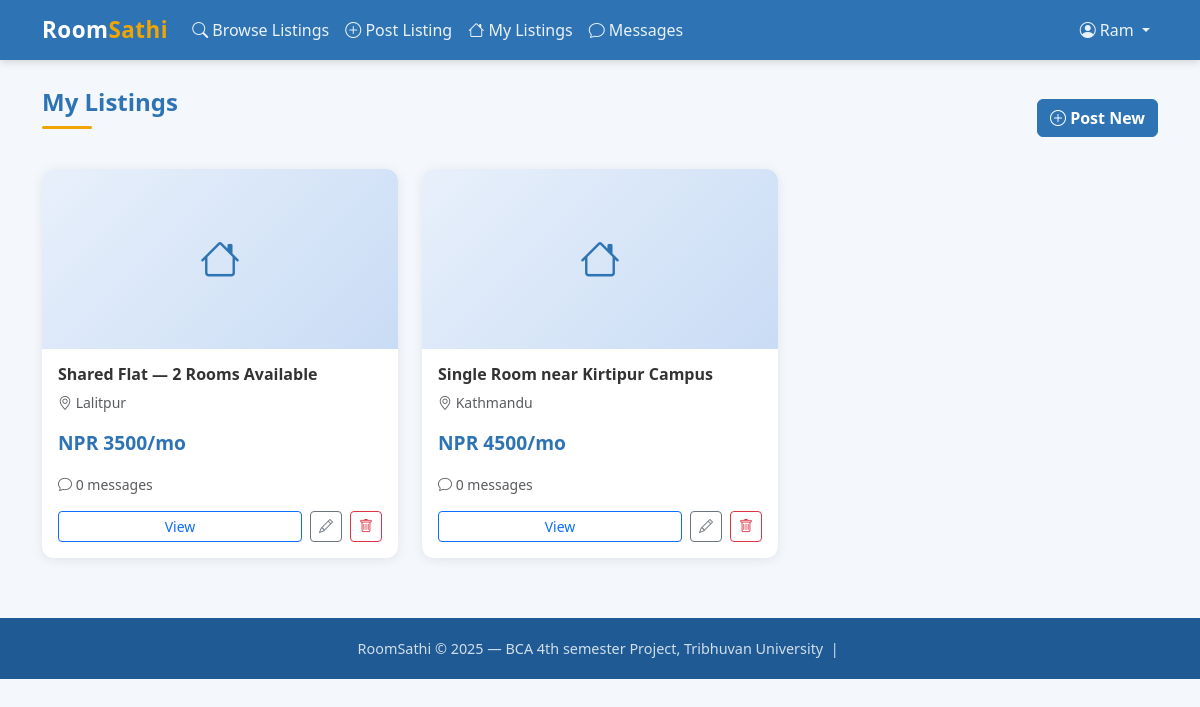
Screenshot of /my-listings/ (signed in) with the database file from the repository.
### listings/models.py (models this page shows, shortened)
class Listing(models.Model):
    owner          = models.ForeignKey(User, on_delete=models.CASCADE, related_name='listings')
    title          = models.CharField(max_length=150)
    description    = models.TextField(max_length=600)
    city           = models.CharField(max_length=50, choices=CITY_CHOICES)
    address        = models.CharField(max_length=250)
    rent           = models.PositiveIntegerField(help_text='Monthly rent in NPR')
    room_type      = models.CharField(max_length=10, choices=ROOM_TYPES)
    gender_pref    = models.CharField(max_length=1, choices=GENDER_PREF, default='A')
    available_from = models.DateField()
    furnished      = models.BooleanField(default=False)
    wifi           = models.BooleanField(default=False)
    water_included = models.BooleanField(default=False)
    latitude       = models.DecimalField(max_digits=9, decimal_places=6, blank=True, null=True, help_text='e.g. 27.7172')
    longitude      = models.DecimalField(max_digits=9, decimal_places=6, blank=True, null=True, help_text='e.g. 85.3240')
    photo          = models.ImageField(upload_to='listing_photos/', blank=True, null=True)
    is_active      = models.BooleanField(default=True)
    created_at     = models.DateTimeField(auto_now_add=True)
    class Meta:
        ordering = ['-created_at']

### listings/views.py (the view)
# urls.py: path('my-listings/',            views.my_listings,       name='my_listings'),
@login_required
def my_listings(request):
    listings = Listing.objects.filter(owner=request.user, is_active=True)
    return render(request, 'listings/my_listings.html', {'listings': listings})

### templates/listings/my_listings.html (shortened to what this page needs)
{% extends 'base.html' %}
{% block content %}
<div class="container my-4">
  <div class="d-flex justify-content-between align-items-center mb-3">
    <div>
      <div class="section-title">My Listings</div>
      <div class="section-divider"></div>
    </div>
    <a href="{% url 'listing_create' %}" class="btn btn-primary"><i class="bi bi-plus-circle"></i> Post New</a>
  </div>
  {% if listings %}
  <div class="row g-4">
    {% for listing in listings %}
    <div class="col-sm-6 col-lg-4">
      <div class="listing-card">
        {% if listing.photo %}<img src="{{ listing.photo.url }}" alt="">
        {% else %}<div class="no-photo"><i class="bi bi-house"></i></div>{% endif %}
        <div class="card-body">
          <h6 class="fw-bold">{{ listing.title }}</h6>
          <p class="text-muted small"><i class="bi bi-geo-alt"></i> {{ listing.city }}</p>
          <p class="price">NPR {{ listing.rent|floatformat:0 }}/mo</p>
          <p class="text-muted small"><i class="bi bi-chat"></i> {{ listing.messages.count }} message{{ listing.messages.count|pluralize }}</p>
          <div class="d-flex gap-2">
            <a href="{% url 'listing_detail' listing.pk %}" class="btn btn-outline-primary btn-sm flex-grow-1">View</a>
            <a href="{% url 'listing_edit' listing.pk %}" class="btn btn-outline-secondary btn-sm"><i class="bi bi-pencil"></i></a>
            <a href="{% url 'listing_delete' listing.pk %}" class="btn btn-outline-danger btn-sm"><i class="bi bi-trash"></i></a>
          </div>
        </div>
      </div>
    </div>
    {% endfor %}
  </div>
  {% else %}
  <div class="text-center py-5 text-muted">
    <i class="bi bi-house-x" style="font-size:3rem"></i>
    <p class="mt-2">You have no active listings.</p>
    <a href="{% url 'listing_create' %}" class="btn btn-primary">Post Your First Listing</a>
  </div>
  {% endif %}
</div>
{% endblock %}

### templates/base.html (shortened to what this page needs)
<!DOCTYPE html>
<html lang="en">
<head>
  <link href="https://cdn.jsdelivr.net/npm/bootstrap@5.3.0/dist/css/bootstrap.min.css" rel="stylesheet">
  <link href="https://cdn.jsdelivr.net/npm/bootstrap-icons@1.11.0/font/bootstrap-icons.css" rel="stylesheet">
  {% load static %}
  <link rel="stylesheet" href="{% static 'css/style.css' %}">
</head>
<body>
<nav class="navbar navbar-expand-lg">
  <div class="container">
    <a class="navbar-brand" href="{% url 'home' %}">Room<span>Sathi</span></a>
    <div class="collapse navbar-collapse" id="nav">
      <ul class="navbar-nav me-auto">
        <li class="nav-item"><a class="nav-link" href="{% url 'listing_list' %}"><i class="bi bi-search"></i> Browse Listings</a></li>
        {% if user.is_authenticated %}
        <li class="nav-item"><a class="nav-link" href="{% url 'listing_create' %}"><i class="bi bi-plus-circle"></i> Post Listing</a></li>
        <li class="nav-item"><a class="nav-link" href="{% url 'my_listings' %}"><i class="bi bi-house"></i> My Listings</a></li>
        <li class="nav-item"><a class="nav-link" href="{% url 'my_messages' %}"><i class="bi bi-chat"></i> Messages</a></li>
        {% endif %}
      </ul>
      <ul class="navbar-nav ms-auto">
        {% if user.is_authenticated %}
        <li class="nav-item dropdown">
          <a class="nav-link dropdown-toggle" href="#" data-bs-toggle="dropdown">
            <i class="bi bi-person-circle"></i> {{ user.first_name|default:user.username }}
          </a>
        </li>
        {% else %}
        <li class="nav-item"><a class="nav-link" href="{% url 'login' %}"><i class="bi bi-box-arrow-in-right"></i> Login</a></li>
        <li class="nav-item"><a class="nav-link btn btn-light text-primary ms-2 px-3 py-1" href="{% url 'register' %}"><b>Register</b></a></li>
        {% endif %}
      </ul>
    </div>
  </div>
</nav>
{% block content %}{% endblock %}
<footer><p class="mb-0">RoomSathi &copy; 2025 — BCA 4th semester Project, Tribhuvan University &nbsp;|&nbsp; </p></footer>
</body>
</html>

### static/css/style.css (style rules this page uses)
:root { --primary: #2E74B5; --primary-dark: #1F5A94; --accent: #F0A500; --light-bg: #F4F7FB; --card-shadow: 0 2px 12px rgba(0, 0, 0, 0.08); }
body { background: var(--light-bg); font-family: 'Segoe UI', sans-serif; color: #333; }
.navbar { background: var(--primary) !important; box-shadow: 0 2px 8px rgba(0, 0, 0, 0.15); }
.navbar-brand { font-size: 1.4rem; font-weight: 700; color: #fff !important; letter-spacing: 0.5px; }
.navbar-brand span { color: var(--accent); }
.nav-link { color: rgba(255, 255, 255, 0.9) !important; font-weight: 500; }
.listing-card { background: #fff; border-radius: 12px; box-shadow: var(--card-shadow); overflow: hidden; transition: transform 0.2s, box-shadow 0.2s; height: 100%; }
.listing-card .no-photo { width: 100%; height: 180px; background: linear-gradient(135deg, #e8f0fb, #c9dcf5); display: flex; align-items: center; justify-content: center; color: var(--primary); font-size: 2.5rem; }
.listing-card .card-body { padding: 16px; }
.listing-card .price { font-size: 1.2rem; font-weight: 700; color: var(--primary); }
.btn-primary { background: var(--primary); border-color: var(--primary); font-weight: 600; }
footer { background: var(--primary-dark); color: rgba(255, 255, 255, 0.8); text-align: center; padding: 20px; margin-top: 60px; font-size: 0.9rem; }
.section-title { font-size: 1.5rem; font-weight: 700; color: var(--primary); margin-bottom: 6px; }
.section-divider { height: 3px; width: 50px; background: var(--accent); border-radius: 2px; margin-bottom: 24px; }

### rows the page displays
Listing: title "Shared Flat — 2 Rooms Available", city "Lalitpur", rent "3500", messages.count "0"
Listing: title "Single Room near Kirtipur Campus", city "Kathmandu", rent "4500", messages.count "0"

### other values shown
{{ user.first_name|default:user.username }} "Ram"
